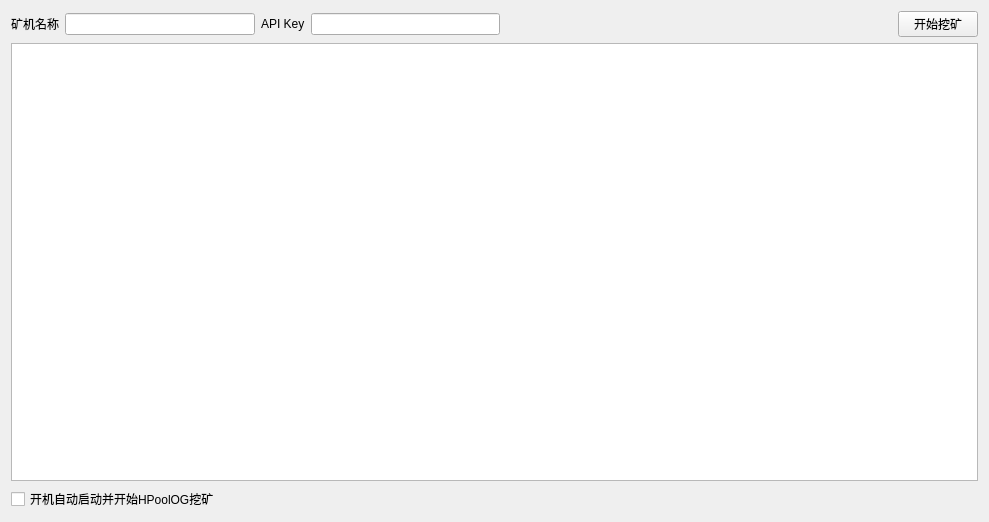
<?xml version="1.0" encoding="UTF-8"?>
<ui version="4.0">
 <class>HPoolOGMineWidget</class>
 <widget class="QWidget" name="HPoolOGMineWidget">
  <property name="geometry">
   <rect>
    <x>0</x>
    <y>0</y>
    <width>989</width>
    <height>522</height>
   </rect>
  </property>
  <property name="windowTitle">
   <string>Form</string>
  </property>
  <layout class="QVBoxLayout" name="verticalLayout">
   <item>
    <layout class="QHBoxLayout" name="horizontalLayout_3">
     <item>
      <widget class="QLabel" name="label_2">
       <property name="text">
        <string>矿机名称</string>
       </property>
      </widget>
     </item>
     <item>
      <widget class="QLineEdit" name="editMinerName"/>
     </item>
     <item>
      <widget class="QLabel" name="label">
       <property name="text">
        <string>API Key</string>
       </property>
      </widget>
     </item>
     <item>
      <widget class="QLineEdit" name="editApiKey"/>
     </item>
     <item>
      <spacer name="horizontalSpacer_5">
       <property name="orientation">
        <enum>Qt::Horizontal</enum>
       </property>
       <property name="sizeHint" stdset="0">
        <size>
         <width>40</width>
         <height>20</height>
        </size>
       </property>
      </spacer>
     </item>
     <item>
      <widget class="QLabel" name="labelStatus">
       <property name="text">
        <string/>
       </property>
      </widget>
     </item>
     <item>
      <spacer name="horizontalSpacer_6">
       <property name="orientation">
        <enum>Qt::Horizontal</enum>
       </property>
       <property name="sizeHint" stdset="0">
        <size>
         <width>40</width>
         <height>20</height>
        </size>
       </property>
      </spacer>
     </item>
     <item>
      <widget class="QPushButton" name="buttonStart">
       <property name="text">
        <string>开始挖矿</string>
       </property>
      </widget>
     </item>
    </layout>
   </item>
   <item>
    <widget class="QTextEdit" name="textEditLog"/>
   </item>
   <item>
    <layout class="QHBoxLayout" name="horizontalLayout">
     <item>
      <widget class="QCheckBox" name="checkBoxAutoStart">
       <property name="text">
        <string>开机自动启动并开始HPoolOG挖矿</string>
       </property>
      </widget>
     </item>
     <item>
      <spacer name="horizontalSpacer">
       <property name="orientation">
        <enum>Qt::Horizontal</enum>
       </property>
       <property name="sizeHint" stdset="0">
        <size>
         <width>40</width>
         <height>20</height>
        </size>
       </property>
      </spacer>
     </item>
    </layout>
   </item>
  </layout>
 </widget>
 <resources/>
 <connections/>
</ui>
